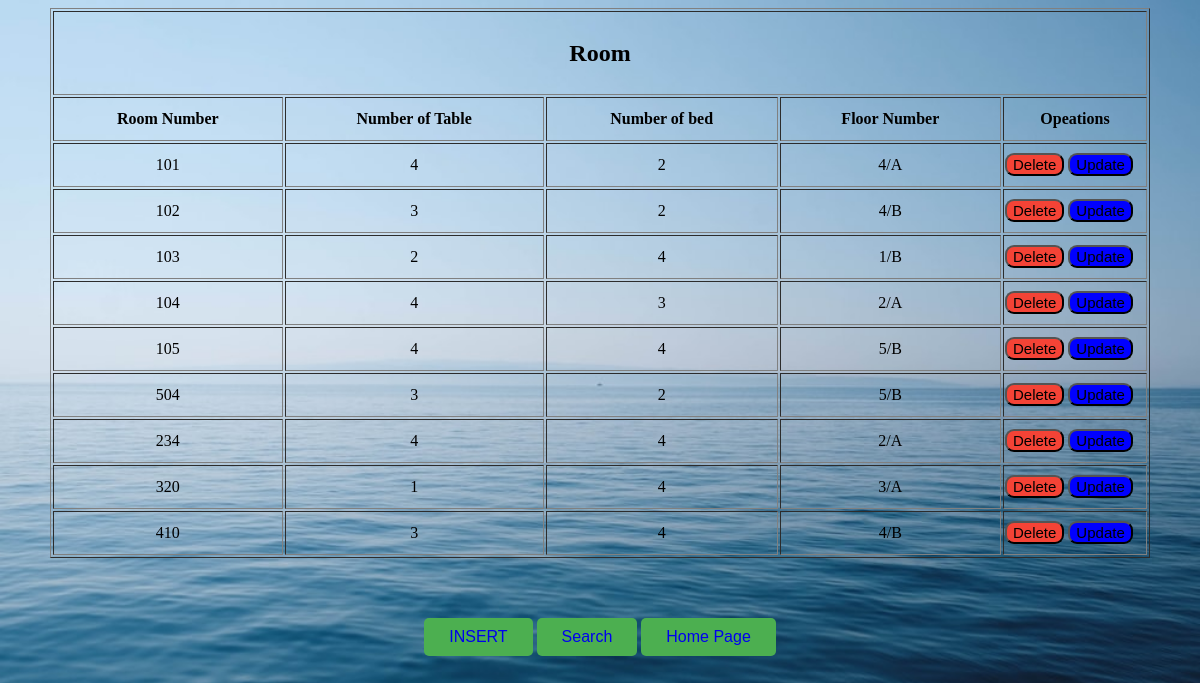
/Room/DispRoom.php, run on the app's committed database.
### tables this page shows
CREATE TABLE `room` (
  `Room_Number` int(20) NOT NULL,
  `Num_of_Table` int(15) NOT NULL,
  `Num_of_Bed` int(5) NOT NULL,
  `Floor_Number` varchar(30) NOT NULL
);

### Room/DispRoom.php (the view, shortened to what this page needs)
 <!DOCTYPE html>
<html>
	<head>
	</head>
	<body >
	<table align="center" border="1px" style="width:1100px; line-height:40px;">
	<tr>
		<th colspan="8"><h2>Room</h2></th>
		</tr>
			  <th> Room Number </th>
			  <th> Number of Table </th>
			  <th> Number of bed </th>
			  <th> Floor Number </th>
        <th> Opeations </th>
		<?php
    include 'connection.php';
    $sql = "select * from room ";
    $query = mysqli_query($conn, $sql);
     while($row1=mysqli_fetch_array($query))
		{
		?>
		<tr> <td class="tdr"><?php echo $row1['Room_Number']; ?></td>
		<td class="tdr"><?php echo $row1['Num_of_Table']; ?></td>
		<td class="tdr"><?php echo $row1['Num_of_Bed']; ?></td>
		<td class="tdr"><?php echo $row1['Floor_Number']; ?></td>
    <td style="width: 140px;">
    <button id="delete"><a href="Delete.php?Room_Number=<?php echo $row1["Room_Number"]; ?>" id="link1">Delete</a></button>
    <button id="update"><a href="Update.php?Room_Number=<?php echo $row1["Room_Number"]; ?>" id="link1">Update</a></button>
                            </td>
		</tr>
	<?php
               }
          ?>
	</table>
<center>
 <button class="button" > <a href="Room.html" style="text-decoration: none;">INSERT</a> </button>
 <button class="button" > <a href="index.html" style="text-decoration: none;">Search</a> </button>
 <button class="button" > <a href="../dashboard/home.php" style="text-decoration: none;">Home Page</a> </button>
              </center>
</body>
	</html>

### Room/DispRoom.php (style rules this page uses)
body { background-image: url(../images/sea.jpg); background-size: cover; background-repeat: no-repeat; }
.tdr { text-align:center; }
.button { background-color: #4CAF50; border: none; color: white; padding: 10px 25px; text-align: center; margin-top: 60px; border-radius: 5px; text-decoration: none; display: inline-block; font-size: 16px; }
#delete { background-color: #f44336; color: black; border-radius: 9px 9px; }
#link1 { color: black; text-decoration: none; font-size: 15px; }
#update { background-color: blue; color: black; border-radius: 9px 9px; }

### data on the page
room: Room_Number "101", Num_of_Table "4", Num_of_Bed "2", Floor_Number "4/A"
room: Room_Number "102", Num_of_Table "3", Num_of_Bed "2", Floor_Number "4/B"
room: Room_Number "103", Num_of_Table "2", Num_of_Bed "4", Floor_Number "1/B"
room: Room_Number "104", Num_of_Table "4", Num_of_Bed "3", Floor_Number "2/A"
room: Room_Number "105", Num_of_Table "4", Num_of_Bed "4", Floor_Number "5/B"
room: Room_Number "504", Num_of_Table "3", Num_of_Bed "2", Floor_Number "5/B"
room: Room_Number "234", Num_of_Table "4", Num_of_Bed "4", Floor_Number "2/A"
room: Room_Number "320", Num_of_Table "1", Num_of_Bed "4", Floor_Number "3/A"
room: Room_Number "410", Num_of_Table "3", Num_of_Bed "4", Floor_Number "4/B"
